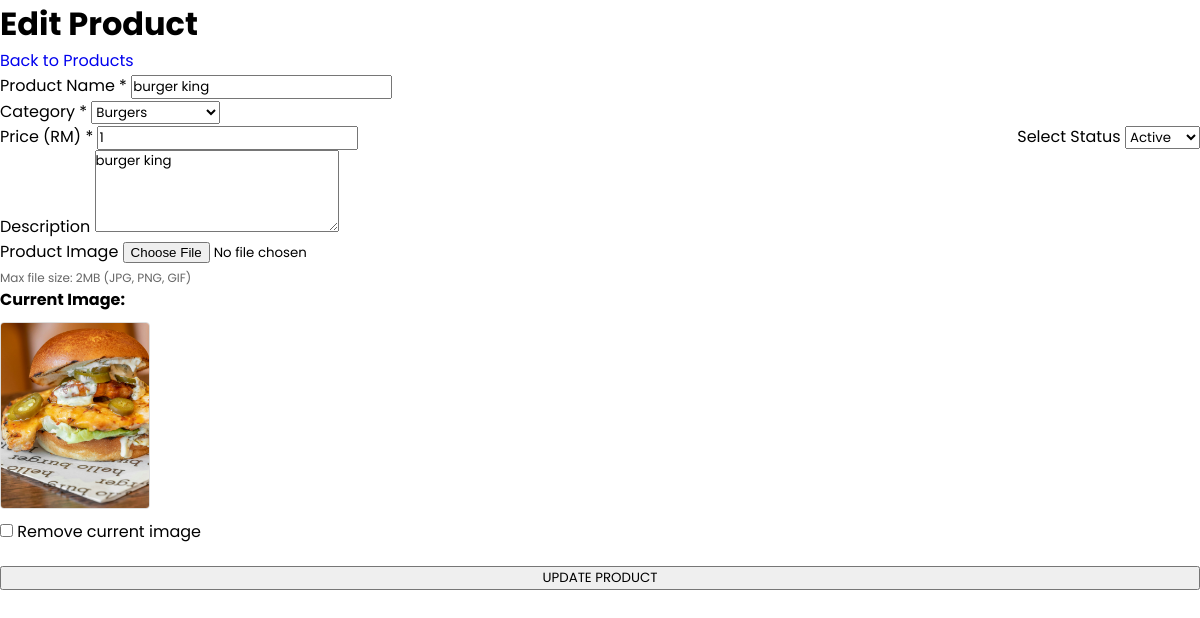
Page /me/update-food.php?id=11 on the committed database.
### tables this page shows
CREATE TABLE `foods` (
  `foodId` int(10) UNSIGNED NOT NULL,
  `name` varchar(150) NOT NULL,
  `description` text NOT NULL,
  `price` decimal(10,0) NOT NULL,
  `image` varchar(255) NOT NULL,
  `categoryId` int(10) UNSIGNED NOT NULL,
  `active` enum('active','inactive') NOT NULL
);

### me/update-food.php (the view, shortened to what this page needs)
<?php
require_once '../foodDB.php';
$food = null;
if (isset($_GET['id']) && is_numeric($_GET['id'])) {
    $id = intval($_GET['id']);
    $stmt = $conn->prepare("SELECT * FROM foods WHERE foodId = ?");
    $stmt->bind_param("i", $id);
    $stmt->execute();
    $result = $stmt->get_result();
    if ($result->num_rows > 0) {
        $food = $result->fetch_assoc();
    } else {
        die("<div class=''>Error: Food ID not found. <a href='dashboard.php'>Go Back</a></div>");
    }
} else {
    if ($_SERVER['REQUEST_METHOD'] !== 'POST') {
        die("<div class=''>Error: Invalid Request. <a href='dashboard.php'>Go Back</a></div>");
    }
}
?>
<!DOCTYPE html>
<html lang="en">
<head>
    <link href='https://unpkg.com/boxicons@2.1.2/css/boxicons.min.css' rel='stylesheet'>
    <link rel="stylesheet" href="/styles/homepage.css">
</head>
<body>
    <div class="main-content">
        <div class="header">
            <h1>Edit Product</h1>
        </div>
        <div class="content">
            <div class="action-bar">
                <a href="Lab 09 Q1.php" class="btn btn-secondary">
                    <i class="fas fa-arrow-left"></i> Back to Products
                </a>
            </div>
            <?php if ($food): ?>
                <form action="update-food.php?id=<?php echo $food['foodId']; ?>" method="POST" enctype="multipart/form-data"
                    class="product-form">
                    <div class="form-group">
                        <label for="name">Product Name *</label>
                        <input type="text" id="name" name="name" class="form-control"
                            value="<?php echo htmlspecialchars($food['name']); ?>" required>
                    </div>
                    <div class="form-group">
                        <label for="category">Category *</label>
                        <select id="category" name="category" class="form-control" required>
                            <?php
                            $cat_sql = "SELECT * FROM food_categories ORDER BY title";
                            $cat_result = $conn->query($cat_sql);
                            if ($cat_result) {
                                while ($cat = $cat_result->fetch_assoc()) {
                                    $selected = ($food['categoryId'] == $cat['categoryId']) ? 'selected' : '';
                                    echo "<option value='" . $cat['categoryId'] . "' $selected>" . htmlspecialchars($cat['title']) . "</option>";
                                }
                            }
                            ?>
                        </select>
                    </div>
                    <div style="display: flex; gap: 20px;">
                        <div class="form-group" style="flex: 1;">
                            <label for="price">Price (RM) *</label>
                            <input type="number" id="price" name="price" class="form-control" step="0.01" min="0"
                                value="<?php echo htmlspecialchars($food['price']); ?>" required>
                        </div>
                        <div class="form-group">
                            <label for="active">Select Status</label>
                            <select name="active" class="form-control" required>
                                <option value="active" <?= $active == 'active' ? 'selected' : '' ?>>Active</option>
                            </select>
                        </div>
                    </div>
                    <div class="form-group">
                        <label for="description">Description</label>
                        <textarea id="description" name="description" class="form-control"
                            rows="4"><?php echo htmlspecialchars($food['description']); ?></textarea>
                    </div>
                    <div class="form-group">
                        <label for="image">Product Image</label>
                        <input type="file" id="image" name="image" accept="image/png, image/jpeg, image/gif">
                        <div style="font-size: 12px; color: #666; margin-top: 5px;">Max file size: 2MB (JPG, PNG, GIF)</div>
                        <?php if (!empty($food['image'])): ?>
                            <div id="imagePreview">
                                <div style="display: flex; flex-direction: column; gap: 10px;">
                                    <p style="margin: 0; font-weight: bold;">Current Image:</p>
                                    <img src="uploads/products/<?php echo htmlspecialchars($food['image']); ?>"
                                        alt="Current Product Image"
                                        style="max-width: 150px; border-radius: 4px; border: 1px solid #ddd;">
                                    <div>
                                        <input type="checkbox" name="remove_image" id="remove_image">
                                        <label for="remove_image" style="display: inline;">Remove current image</label>
                                    </div>
                                </div>
                            </div>
                        <?php else: ?>
                            <div style="margin-top: 10px; color: #888; font-style: italic;">No image currently uploaded.</div>
                        <?php endif; ?>
                    </div>
                    <div class="form-group" style="margin-top: 20px;">
                        <button type="submit" id="submitBtn" class="btn btn-primary" style="width: 100%;">
                            <i class="fas fa-save"></i> UPDATE PRODUCT
                        </button>
                    </div>
                </form>
            <?php endif; ?>
        </div>
    </div>
</body>
</html>

### designs/styles/homepage.css (style rules this page uses)
* { padding: 0; margin: 0; box-sizing: border-box; font-family: 'Poppins', sans-serif; scroll-behavior: smooth; list-style: none; text-decoration: none; }
:root { --primary-color: #eb4034; --text-color: #181818; --background-color: #fff; --primary-text-size: 5rem; --secondary-text-size: 4rem; --about-text-size: 50px; --p-text-size: 1.5rem; --button-color: white; --dropdown-width: 160px; --dropdown-background: white; --dropdown-color: black; }
body { background: var(--background-color); }

### rows in the picture
foods: name "burger king", price "1", description "burger king", image (picture)

### other values in the picture
form field category "Burgers"
